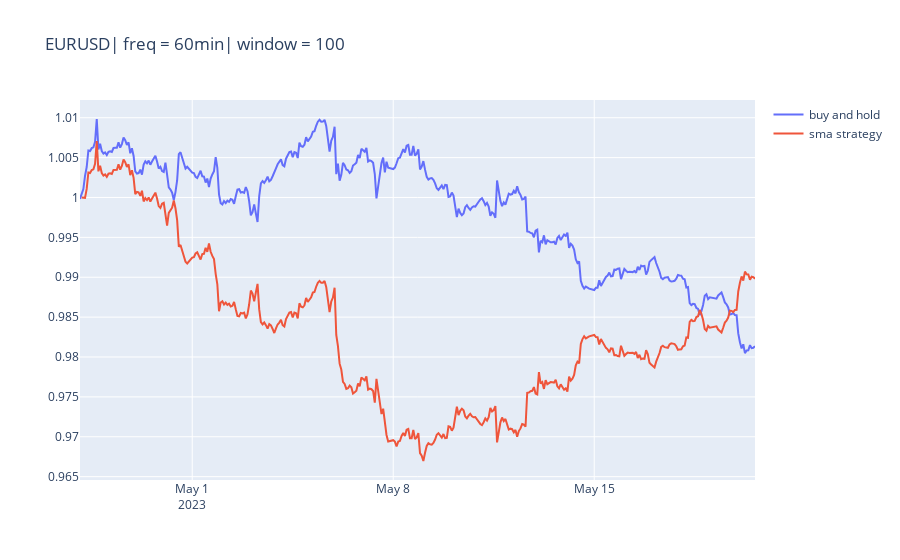

Write notebook code for a chart like this one.
### Code cell
tester_xtb.plot_results()

### Figure 1 — Plotly figure (JSON) as saved in the notebook; plotly's stock layout.template omitted (floating-point values rounded to 4 significant figures; data arrays with more than 128 entries replaced by an {"elided": "..."} marker saying what was removed)
{"data": [{"mode": "lines", "name": "buy and hold", "type": "scatter", "x": {"elided": "398 str values"}, "xaxis": "x", "y": {"elided": "398 float values"}, "yaxis": "y"}, {"mode": "lines", "name": "sma strategy", "type": "scatter", "x": {"elided": "398 str values"}, "xaxis": "x", "y": {"elided": "398 float values"}, "yaxis": "y"}], "layout": {"title": {"text": "EURUSD| freq = 60min| window = 100"}, "xaxis": {"anchor": "y", "domain": [0, 1], "rangebreaks": [{"bounds": ["sat", "mon"]}], "rangeslider": {"visible": false}}, "yaxis": {"anchor": "x", "domain": [0, 1]}}}
